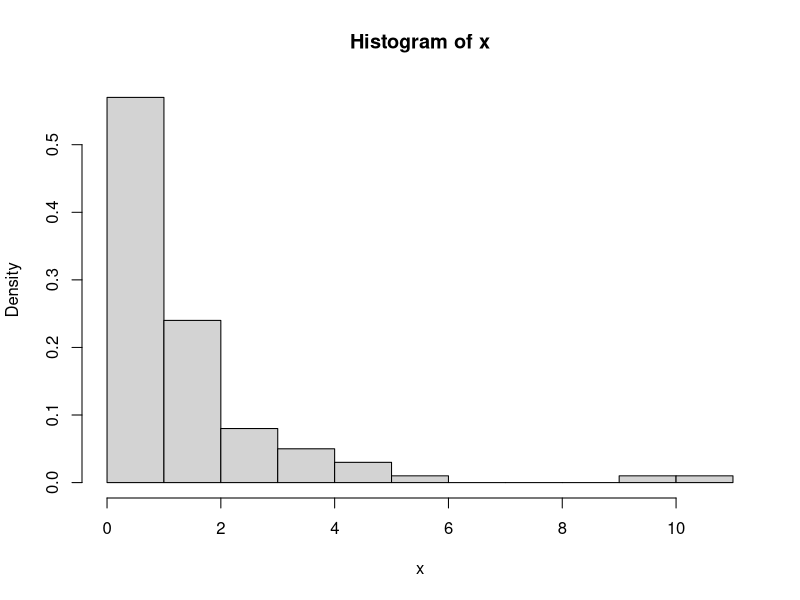

Generate this figure with R:

# histogram
set.seed(11)

n <- 100
x <- rlnorm(n)
R <- diff(range(x))
k <- ceiling(log2(n))
M <- k + 1
h <- R/M
a <- min(x)
b <- max(x)
B <- seq(a, b, by = h)
f <- numeric(M-1)
for(i in 1:(M-1)) {
	f[i] <- mean(x >= B[i] & x < B[i+1])/h
}

hist(x, prob = T, breaks = 'Sturges')$density


# kernel method
set.seed(11)

n <- 100
x <- c(rnorm(n/2), rnorm(n/2, 3))
iqr <- IQR(x)
s <- sd(x)
h <- min(s, iqr/1.34)*1.06/(n^(1/5))

fd <- density(x, bw = h, n = n)
fd$x

f <- numeric(n)
for (i in 1:n) {
	f[i] <- mean(dnorm((x - fd$x[i])/h)) / h
}
round(cbind(f, fd$y), 3)
